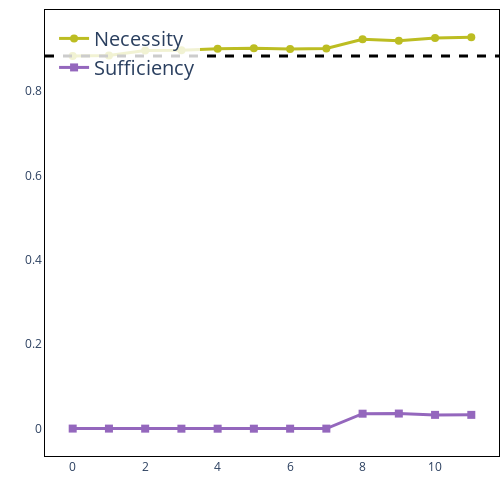

Source (notebook cell):
### Code cell
pu.plot_ablation(s_clean_logit_diff, necessity_score, sufficiency_score, image_dir / "correctness_of_circuit.png")

### Figure 1 — Plotly figure (JSON) as saved in the notebook; plotly's stock layout.template omitted (floating-point values rounded to 4 significant figures)
{"data": [{"line": {"color": "#bcbd22", "width": 3}, "marker": {"size": 8, "symbol": "circle"}, "mode": "lines+markers", "name": "Necessity", "type": "scatter", "x": [0, 1, 2, 3, 4, 5, 6, 7, 8, 9, 10, 11], "y": [0.8832, 0.8845, 0.8961, 0.8965, 0.9006, 0.9016, 0.8996, 0.9008, 0.9228, 0.9193, 0.926, 0.9275]}, {"line": {"color": "#9467bd", "width": 3}, "marker": {"size": 8, "symbol": "square"}, "mode": "lines+markers", "name": "Sufficiency", "type": "scatter", "x": [0, 1, 2, 3, 4, 5, 6, 7, 8, 9, 10, 11], "y": [0, -5.811e-05, -0.0001516, -0.0002463, -0.000291, -0.0002555, -0.0002144, -9.022e-05, 0.03525, 0.03559, 0.03247, 0.03249]}], "layout": {"height": 500, "legend": {"bgcolor": "rgba(255, 255, 255, 0.8)", "font": {"size": 20}, "x": 0.02, "y": 0.98}, "margin": {"b": 10, "l": 0, "r": 0, "t": 10}, "plot_bgcolor": "white", "shapes": [{"line": {"color": "#000000", "dash": "dash", "width": 3}, "type": "line", "x0": 0, "x1": 1, "xref": "x domain", "y0": 0.8832, "y1": 0.8832, "yref": "y"}], "title": {"text": ""}, "width": 500, "xaxis": {"linecolor": "black", "linewidth": 1, "mirror": true, "showline": true, "showticklabels": true, "title": {"text": ""}}, "yaxis": {"linecolor": "black", "linewidth": 1, "mirror": true, "showline": true, "showticklabels": true, "title": {"text": ""}}}}
